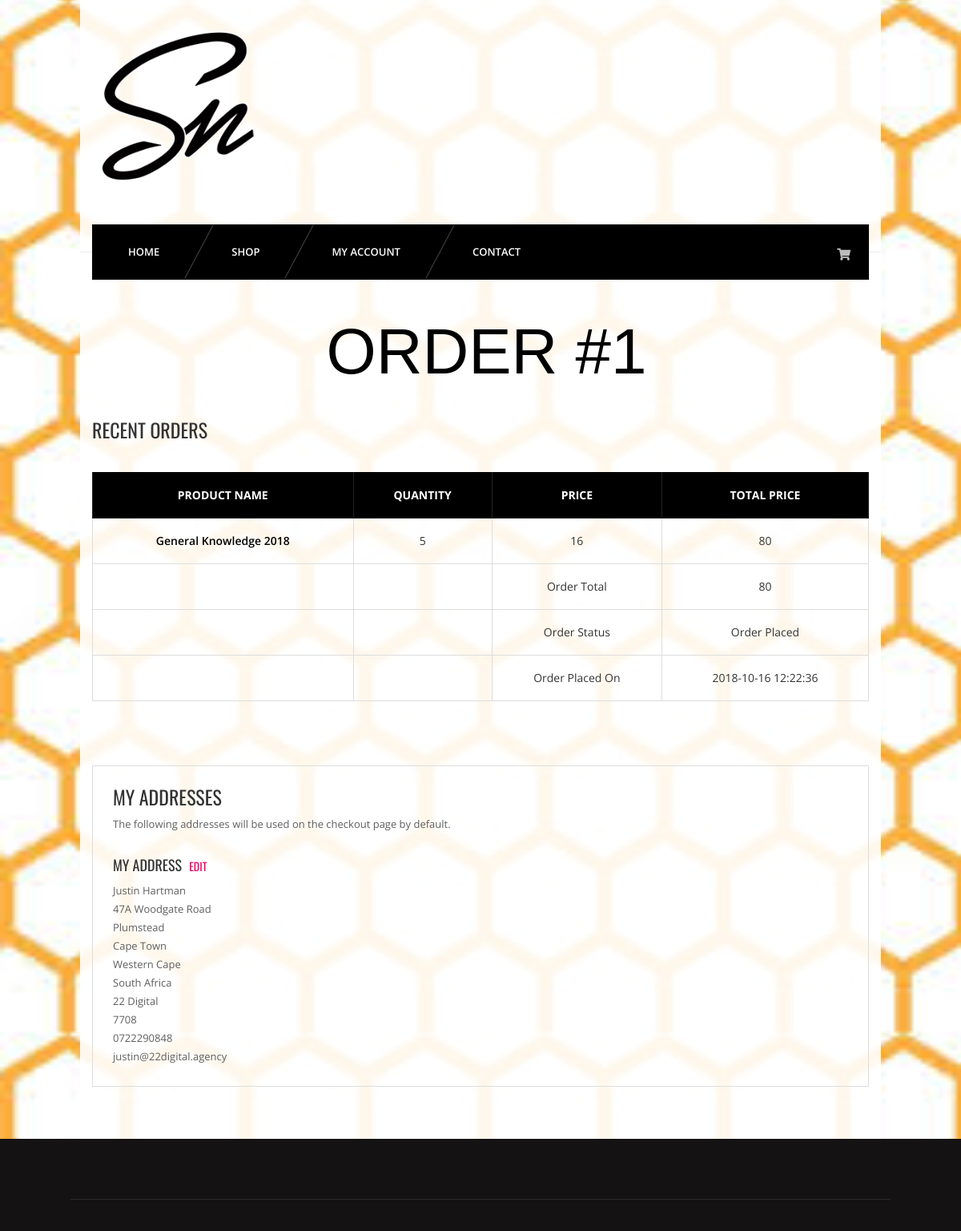
The app's page /view-order.php?id=1 (signed in) with its own data.
### tables this page shows
CREATE TABLE IF NOT EXISTS `orderitems` (
  `id` INT(11) NOT NULL AUTO_INCREMENT,
  `pid` INT(11) NOT NULL,
  `orderid` INT(11) NOT NULL,
  `pquantity` VARCHAR(255) NOT NULL,
  `productprice` VARCHAR(255) NOT NULL,
  PRIMARY KEY (`id`),
  INDEX `fk_pid_products_id_idx` (`pid` ASC),
  INDEX `fk_orderid_orders_id_idx` (`orderid` ASC),
  CONSTRAINT `fk_orderitems_orderid_orders_id`
    FOREIGN KEY (`orderid`)
    REFERENCES `orders` (`id`),
  CONSTRAINT `fk_orderitems_pid_products_id`
    FOREIGN KEY (`pid`)
    REFERENCES `products` (`id`));

CREATE TABLE IF NOT EXISTS `products` (
  `id` INT(11) NOT NULL AUTO_INCREMENT,
  `name` VARCHAR(255) NOT NULL,
  `catid` INT(11) NOT NULL,
  `price` VARCHAR(255) NOT NULL,
  `thumb` VARCHAR(255) NOT NULL,
  `description` VARCHAR(255) NOT NULL,
  PRIMARY KEY (`id`),
  INDEX `fk_catid_category_id_idx` (`catid` ASC),
  CONSTRAINT `fk_products_catid_category_id`
    FOREIGN KEY (`catid`)
    REFERENCES `category` (`id`));

CREATE TABLE IF NOT EXISTS `orders` (
  `id` INT(11) NOT NULL AUTO_INCREMENT,
  `uid` INT(11) NOT NULL,
  `totalprice` VARCHAR(255) NOT NULL,
  `orderstatus` VARCHAR(255) NOT NULL,
  `paymentmode` VARCHAR(255) NOT NULL,
  `timestamp` DATETIME NOT NULL DEFAULT CURRENT_TIMESTAMP,
  PRIMARY KEY (`id`),
  INDEX `fk_uid_users_id_idx` (`uid` ASC),
  CONSTRAINT `fk_orders_uid_users_id`
    FOREIGN KEY (`uid`)
    REFERENCES `users` (`id`));

CREATE TABLE IF NOT EXISTS `usersmeta` (
  `id` INT(11) NOT NULL AUTO_INCREMENT,
  `uid` INT(11) NOT NULL,
  `firstname` VARCHAR(255) NOT NULL,
  `lastname` VARCHAR(255) NOT NULL,
  `company` VARCHAR(255) NOT NULL,
  `address1` VARCHAR(255) NOT NULL,
  `address2` VARCHAR(255) NOT NULL,
  `city` VARCHAR(255) NOT NULL,
  `state` VARCHAR(255) NOT NULL,
  `country` VARCHAR(255) NOT NULL,
  `zip` VARCHAR(255) NOT NULL,
  `mobile` VARCHAR(255) NOT NULL,
  PRIMARY KEY (`id`),
  INDEX `fk_uid_users_id_idx` (`uid` ASC),
  CONSTRAINT `fk_usersmeta_uid_users_id`
    FOREIGN KEY (`uid`)
    REFERENCES `users` (`id`));

CREATE TABLE IF NOT EXISTS `users` (
  `id` INT(11) NOT NULL AUTO_INCREMENT,
  `email` VARCHAR(255) NOT NULL,
  `password` VARCHAR(255) NOT NULL,
  `timestamp` DATETIME NOT NULL DEFAULT CURRENT_TIMESTAMP,
  PRIMARY KEY (`id`),
  UNIQUE INDEX `email_idx` (`email` ASC));

### inc/classes/mysqli.php (called while the page is built, shortened)
<?php
final class DatabaseManager extends \mysqli
{
    public function select($select, $from, $where = '')
    {
        return $this->query("SELECT {$select} FROM {$from} {$where}");
    }
    public function singleSelect($select, $from, $where = '', $fetch = 'assoc')
    {
        $fetch = 'fetch_' . $fetch;
        $return = null;
        if ($data = $this->query("SELECT {$select} FROM {$from} {$where} LIMIT 1")) {
            $return = $data->$fetch();
        }
        return $return;
    }
}

### view-order.php (the view, shortened to what this page needs)
<?php
require __DIR__ . '/config/bootstrap.php';
include INC . 'header.php';
include INC . 'nav.php';
$uid = $_SESSION['customerid'];
if (isset($_GET['id']) & !empty($_GET['id'])) {
    $oid = $_GET['id'];
} else {
    header('location: my-account.php');
}
?>
<section id="content">
    <div class="content-blog content-account">
        <div class="container">
            <div class="row">
            <?php
                $ordersTotal = $database->singleSelect("`totalprice`, `orderstatus`, `timestamp`", "`orders`", "WHERE `uid`='$uid' AND `id`='$oid'", "assoc");
                $orderItem = $database->select("`pid`, `name`, `pquantity`, `productprice`", "`orderitems` `oi`, `orders` `o`", "JOIN `products` `p` WHERE `o`.`uid`='$uid' AND `o`.`id`='$oid' AND `oi`.`orderid`='$oid' AND `oi`.`pid`=`p`.`id`");
                if ($orderItem !== null) {
			?>
                <div class="page_header text-center">
                    <h2>Order #<?php echo $oid; ?></h2>
                </div>
                <div class="col-md-12">
                    <h3>Recent Orders</h3>
                    <br>
                    <table class="cart-table account-table table table-bordered">
                        <thead>
                            <tr>
                                <th>Product Name</th>
                                <th>Quantity</th>
                                <th>Price</th>
                                <th>Total Price</th>
                            </tr>
                        </thead>
                        <tbody>
                        <?php while ($orderItems = $orderItem->fetch_assoc()) { ?>
                            <tr>
                                <td>
                                    <a href="<?php echo getenv('STORE_URL'); ?>/single.php?id=<?php echo $orderItems['pid']; ?>"><?php echo substr($orderItems['name'], 0, 25); ?></a>
                                </td>
                                <td>
                                    <?php echo $orderItems['pquantity']; ?>
                                </td>
                                <td>
                                    <?php echo getenv('STORE_CURRENCY') . $orderItems['productprice']; ?>
                                </td>
                                <td>
                                    <?php echo getenv('STORE_CURRENCY') . $orderItems['productprice']*$orderItems['pquantity']; ?>
                                </td>
                            </tr>
                        <?php } ?>
                            <tr>
                                <td>&nbsp;</td>
                                <td>&nbsp;</td>
                                <td>
                                    Order Total
                                </td>
                                <td>
                                    <?php echo getenv('STORE_CURRENCY') . $ordersTotal['totalprice']; ?>
                                </td>
                            </tr>
                            <tr>
                                <td>&nbsp;</td>
                                <td>&nbsp;</td>
                                <td>
                                    Order Status
                                </td>
                                <td>
                                    <?php echo $ordersTotal['orderstatus']; ?>
                                </td>
                            </tr>
                            <tr>
                                <td>&nbsp;</td>
                                <td>&nbsp;</td>
                                <td>
                                    Order Placed On
                                </td>
                                <td>
                                    <?php echo $ordersTotal['timestamp']; ?>
                                </td>
                            </tr>
                        </tbody>
                    </table>
            <?php } ?>
                    <br>
                    <br>
                    <br>
                    <div class="ma-address">
                        <h3>My Addresses</h3>
                        <p>The following addresses will be used on the checkout page by default.</p>
                        <div class="row">
                            <div class="col-md-6">
                                <h4>My Address <a href="<?php echo getenv('STORE_URL'); ?>/edit-address.php">Edit</a></h4>
                            <?php
                                $userDetails = $database->singleSelect("`u1`.`firstname`, `u1`.`lastname`, `u1`.`address1`, `u1`.`address2`, `u1`.`city`, `u1`.`state`, `u1`.`country`, `u1`.`company`, `u`.`email`, `u1`.`mobile`, `u1`.`zip`", "`users` `u`", "JOIN `usersmeta` `u1` WHERE `u`.`id`=`u1`.`uid` AND `u`.`id`='$uid'", "assoc");
        						if($userDetails !== 0){
        							echo "<p>".$userDetails['firstname'] ." ". $userDetails['lastname'] ."</p>";
        							echo "<p>".$userDetails['address1'] ."</p>";
        							echo "<p>".$userDetails['address2'] ."</p>";
        							echo "<p>".$userDetails['city'] ."</p>";
        							echo "<p>".$userDetails['state'] ."</p>";
        							echo "<p>".$userDetails['country'] ."</p>";
        							echo "<p>".$userDetails['company'] ."</p>";
        							echo "<p>".$userDetails['zip'] ."</p>";
        							echo "<p>".$userDetails['mobile'] ."</p>";
        							echo "<p>".$userDetails['email'] ."</p>";
        						}
        					?>
                            </div>
                            <div class="col-md-6">
                            </div>
                        </div>
                    </div>
                </div>
            </div>
        </div>
    </div>
</section>
<?php include INC . 'footer.php'; ?>

### assets/css/light.css (style rules this page uses)
body { background-color:#fff; }
p { color:#5f5f5f; }

### records on screen
orderitems: pid.name "General Knowledge 2018", pquantity "5", productprice "16", $orderItems['productprice']*$orderItems['pquantity'] "80"
orders: totalprice "80", orderstatus "Order Placed", timestamp "2018-10-16 12:22:36"
usersmeta: firstname "Justin", lastname "Hartman", address1 "47A Woodgate Road", address2 "Plumstead", city "Cape Town", state "Western Cape", country "South Africa", company "22 Digital", zip "7708", mobile "0722290848", uid.email "justin@22digital.agency"

### other values on screen
$oid "1"
